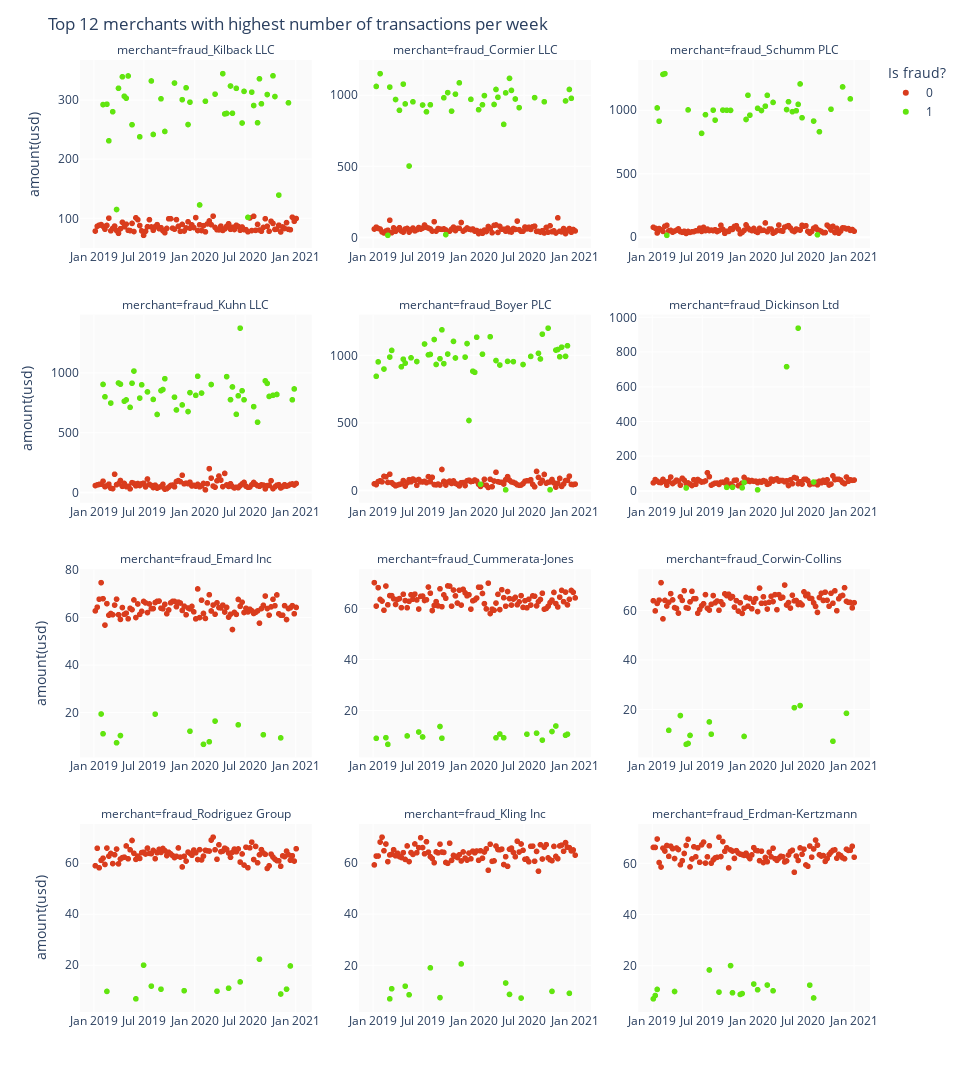

The code cell stored with this chart in its notebook:
### Code cell
# Specified list of 10 business with the highest number of transactions.
top12_merchants = df.merchant.value_counts()[:12]
df_ = df.groupby(by=[pd.Grouper(key="transaction_time", freq="1W"),'is_fraud',
                           'merchant']).agg({"amount(usd)":'mean',"transaction_id":"count"}).reset_index()

# The category of the fraudulent transactions was plotted.
df_ = df_[df_.merchant.isin(top12_merchants.index)]

# The category of the fraudulent transactions was plotted.
fig = px.scatter(df_,
        x='transaction_time',
        y='amount(usd)',
        color='is_fraud',
        facet_col ='merchant',
        facet_col_wrap=3,
        facet_col_spacing=.06,
        category_orders={'merchant': top12_merchants.index}, # order the subplots
        color_discrete_map={1:'#61E50F', 0:'#D93C1D'}
)

# The category of the fraudulent transactions was plotted.
fig.update_layout(height=1200,
                  width=960,
                  title='Top 12 merchants with highest number of transactions per week',
                  legend=dict(title='Is fraud?'),
                  plot_bgcolor='#fafafa'
                 )
fig.update_yaxes(matches=None)
fig.for_each_yaxis(lambda yaxis: yaxis.update(showticklabels=True))
fig.for_each_xaxis(lambda xaxis: xaxis.update(showticklabels=True, title=''))
fig.show();
